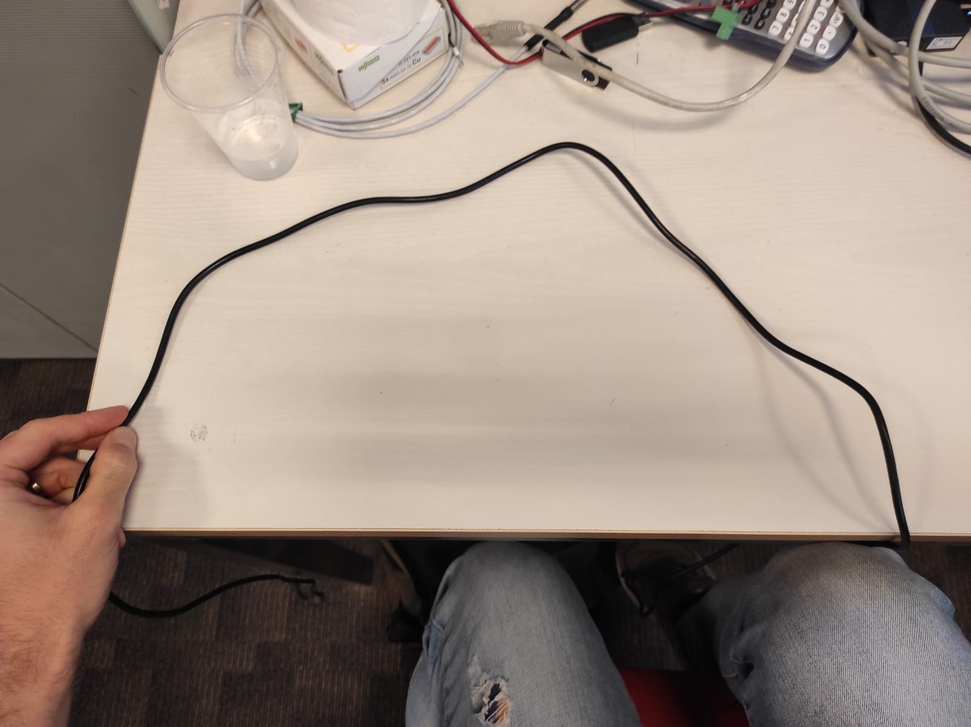
#> input picture photos/bead_maze2.jpeg, 971 x 727 px, shrunk from 1600 x 1197 before the run, found by its file name
$ python 'opencv test.py'
#> lines starting #> are read from the running program, lines starting #| are printed output that depends on the picture; after the words box and inside, x2 and y2 are one past the last pixel; in counts of white or black regions, pixels touching at a corner belong together
import cv2
import numpy as np
import matplotlib.pyplot as plt

# Load the image
image = cv2.imread('bead_maze2.jpeg')
#> image is the input picture: shape (727, 971, 3); mean B, G, R 129.4, 140.3, 155.5

if image is None:
    print("Error loading the image. Check the file path and ensure the file is accessible.")
else:
    # Convert to grayscale
    gray = cv2.cvtColor(image, cv2.COLOR_BGR2GRAY)
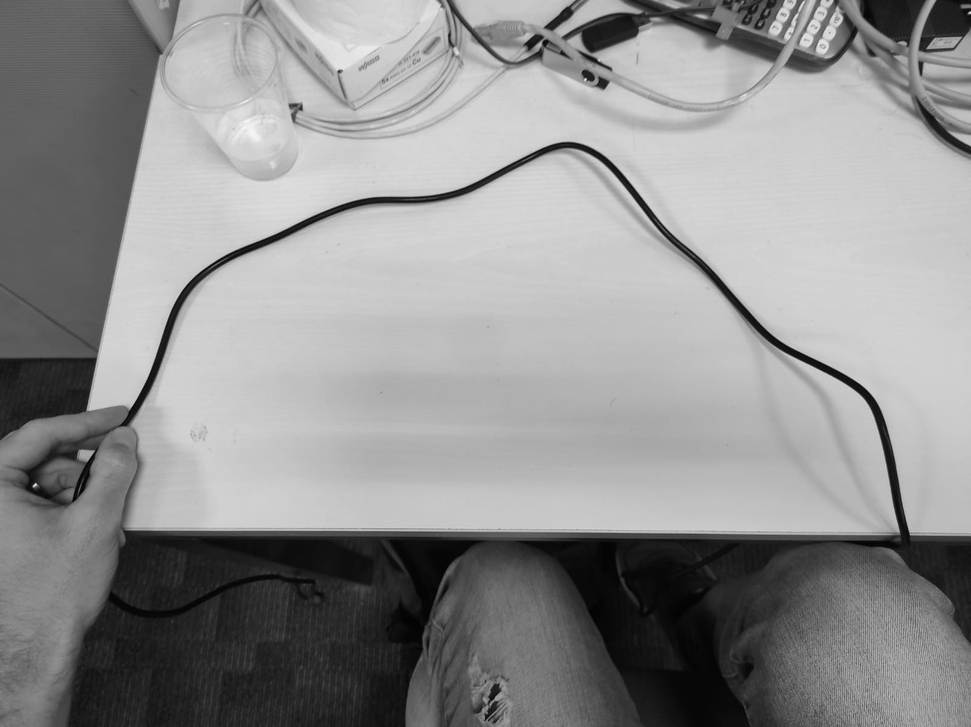
#> gray: shape (727, 971); min 1, max 253, mean 143.6

    # Apply Gaussian blur
    blur = cv2.GaussianBlur(gray, (5, 5), 0)

    # Edge detection using Canny
    edges = cv2.Canny(blur, 50, 150, apertureSize=3)
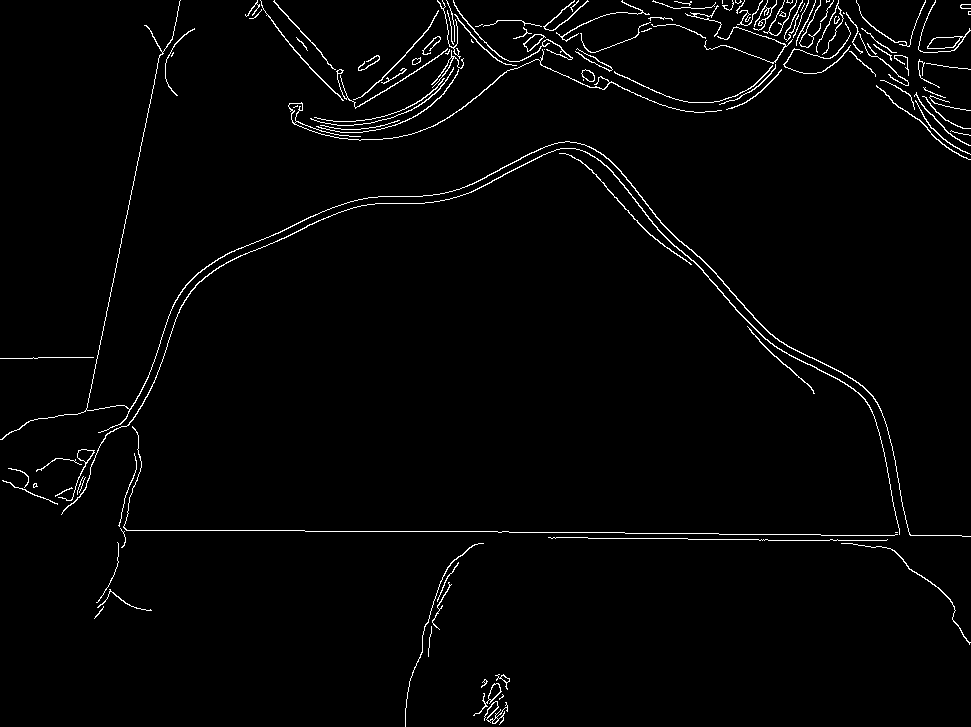
#> edges: shape (727, 971); 2% white in thin lines or dots

    # Finding contours based on the edges detected
    contours, _ = cv2.findContours(edges, cv2.RETR_TREE, cv2.CHAIN_APPROX_SIMPLE)
#> contours = 137 contours, 77 with area under 20; largest, box (x1, y1, x2, y2) and area: (0, 0, 971, 537) 421, (61, 148, 900, 535) 404, (918, 0, 971, 53) 317, (927, 36, 961, 49) 277, (288, 49, 722, 141) 250

    # Draw contours on the original image
    cv2.drawContours(image, contours, -1, (0, 255, 0), 3)
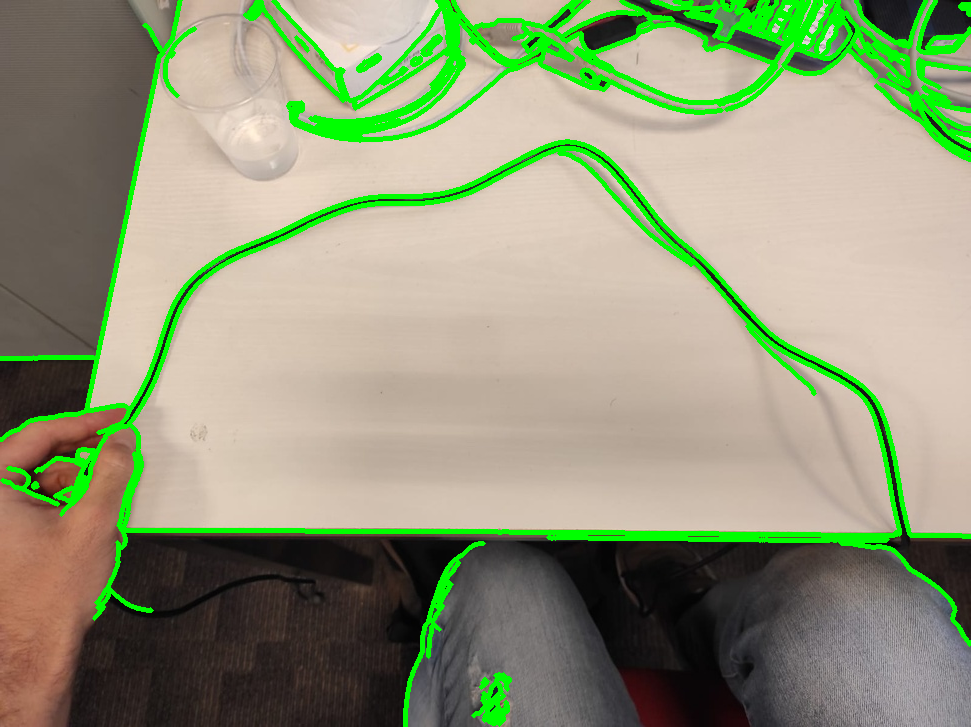
#> image: shape (727, 971, 3); 8.04% of pixels changed, all inside (x1, y1, x2, y2) = (0, 0, 971, 727)

    # Display the results
    plt.figure(figsize=(10, 10))
    plt.subplot(121), plt.imshow(cv2.cvtColor(edges, cv2.COLOR_BGR2RGB)), plt.title('Edge Detection')
    plt.subplot(122), plt.imshow(cv2.cvtColor(image, cv2.COLOR_BGR2RGB)), plt.title('Contours on Image')
    plt.show()
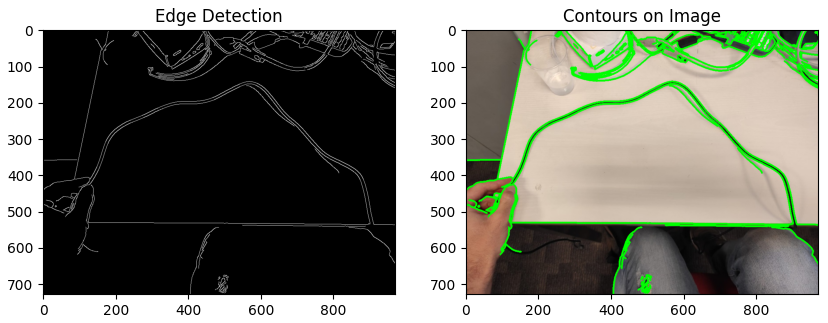
#> figure drawn by matplotlib, 2 panels

$ run again, with photos/WhatsApp Image 2024-04-19 at 22.04.50.jpeg copied over photos/bead_maze2.jpeg
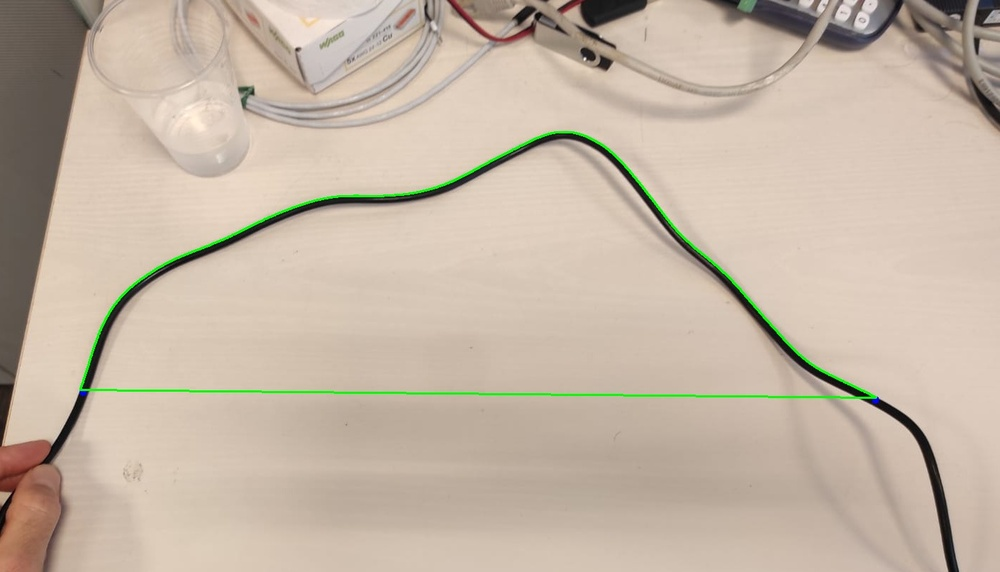
#> input picture photos/WhatsApp Image 2024-04-19 at 22.04.50.jpeg, 1000 x 572 px, shrunk from 1410 x 806 before the run, found by its file name
#> image is the input picture: shape (572, 1000, 3); mean B, G, R 165.1, 181.5, 196.4
#> `edges = cv2.Canny(blur, 50, 150, apertureSize=3)`:
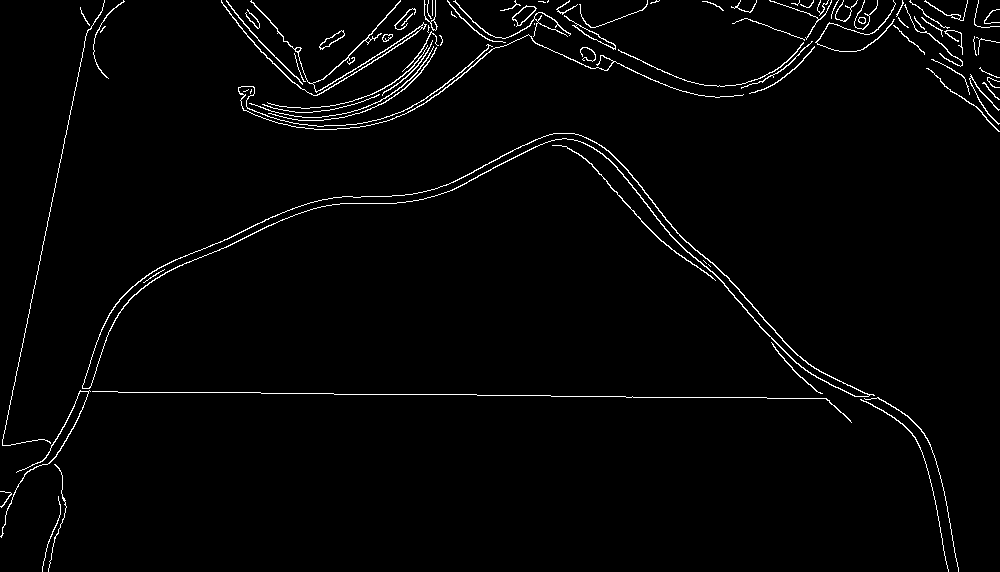
#> edges: shape (572, 1000); 2.1% white in thin lines or dots
#> contours = 100 contours, 57 with area under 20; largest, box (x1, y1, x2, y2) and area: (82, 133, 875, 397) 7054, (82, 133, 870, 397) 6336, (221, 0, 427, 96) 366, (512, 5, 537, 27) 230, (564, 15, 616, 50) 218
#> image: shape (572, 1000, 3); 8.23% of pixels changed, all inside (x1, y1, x2, y2) = (0, 0, 1000, 572)
#> `plt.show()`:
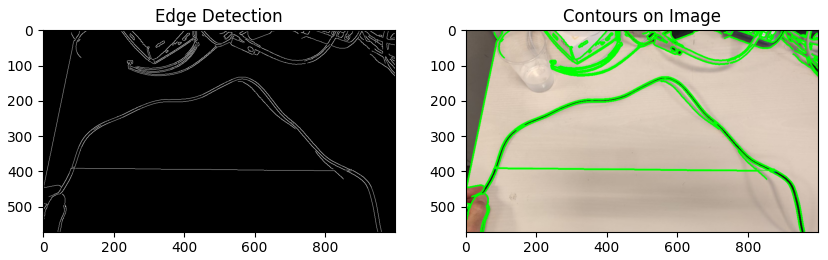
#> figure drawn by matplotlib, 2 panels
